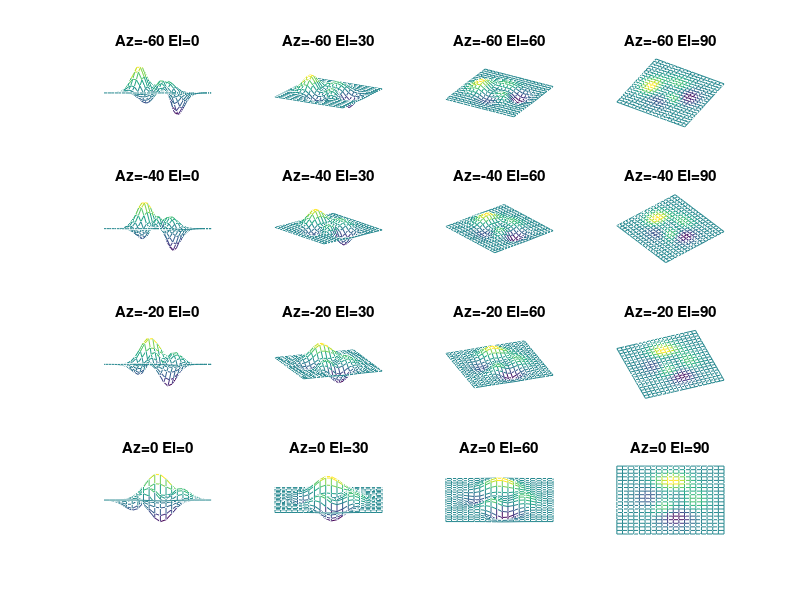

This figure's MATLAB source:
azrange=-60:20:0;
elrange=0:30:90;
spr=length(azrange);
spc=length(elrange);
pane=0;
for az=azrange
    for el=elrange
        pane=1+pane;
        subplot(spr,spc,pane);
        [x,y,z]=peaks(20);
        mesh(x,y,z);
        view(az,el);
        tstring=['Az=',num2str(az),...
            ' El=',num2str(el)];
        title(tstring)
        axis off
    end
end
